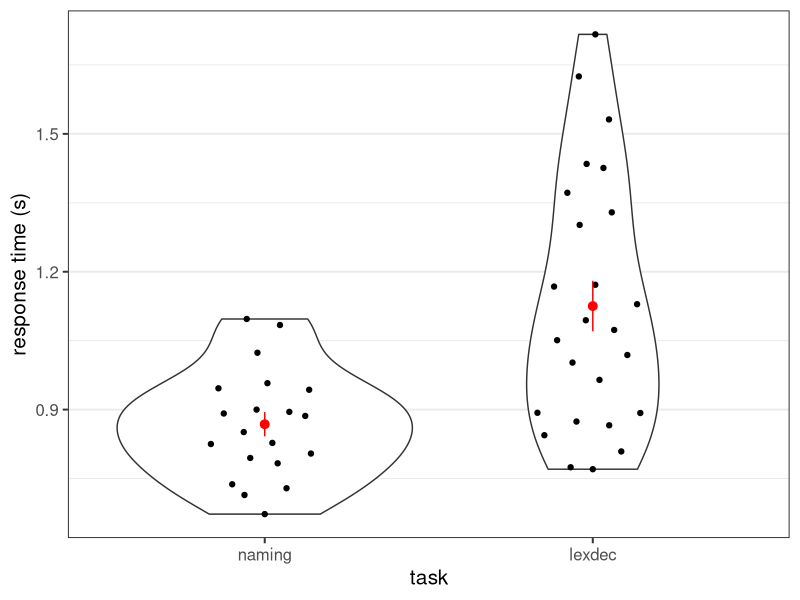

The R source for this figure: (Note: this script raises an error after producing the figure.)

library("tidyverse")
library("afex")
theme_set(theme_bw(base_size = 15) +
            theme(legend.position="bottom",
                  panel.grid.major.x = element_blank()))

options(pillar.sigfig = 2)

data("fhch2010")
fhch <- as_tibble(droplevels(fhch2010[ fhch2010$correct,])) # remove errors
str(fhch2010) # structure of the data

fhch %>%
  group_by(id, stimulus) %>%
  count()

####

ylab <- "response time (s)"

##---------------------------------------------------------------
##                        Aggregated Data                       -
##---------------------------------------------------------------

fhch %>%
  group_by(task) %>%
  summarise(m = mean(rt)) %>%
  mutate(ov_mean = mean(m)) %>%
  mutate(diff = ov_mean - m)

fhch_agg <- fhch %>%
  group_by(id, task) %>%
  summarise(rt = mean(rt))
lm1 <- lm(rt ~ task, fhch_agg)
fhch_agg$resid <- residuals(lm1)


##---------------------------------------------------------------
##                      Make Residuals Plot                     -
##---------------------------------------------------------------

##### make residuals figure

vio_width <- 0.9
point_width <- 0.2

set.seed(1234566) ## needed to ensure jitter is the same each time plot is created
p1 <- ggplot(fhch_agg, aes(x = task, y = rt)) +
  geom_violin(width = vio_width) +
  ggbeeswarm::geom_quasirandom(width = point_width) +
  stat_summary(colour = "red") +
  #coord_cartesian(ylim = c(0, 100)) +
  labs(y = ylab)
p1

set.seed(1234566)  ## needed to ensure jittered points are at same position
p1_de <- ggplot_build(p1)

lap2 <- fhch_agg %>%
  mutate(xpoint = p1_de$data[[2]]$x)

lap3 <- fhch_agg %>%
  group_by(task) %>%
  summarise(rt = mean(rt))

lap4 <- lap3 %>%
  summarise(rt = mean(rt))

lap5 <- p1_de$data[[1]] %>%
  group_by(x) %>%
  summarise(xmin = first(xmin),
            xmax = first(xmax)) %>%
  bind_cols(lap3)

lap6 <- p1_de$data[[2]] %>%
  group_by(group) %>%
  mutate(rt = mean(y)) %>%
  as_tibble() %>%
  select(-size, - fill, -alpha, - stroke)

lap7 <- cbind(lap3, mean_rt = lap4$rt, xxx = c(1.4, 1.6))

set.seed(1234566)
p2 <- ggplot(fhch_agg, aes(x = task, y = rt)) +
  geom_violin(width = vio_width) +
  geom_segment(data = lap6,
               mapping = aes(x = x, xend = x, y = rt, yend = y),
               colour = "grey") +
  ggbeeswarm::geom_quasirandom(width = point_width) +
  geom_hline(yintercept = lap4$rt, linetype = 3, colour = "blue") +
  geom_segment(data = lap5, mapping = aes(x = xmin, xend = xmax,
                                          y = rt, yend = rt),
               colour = "red", linetype = 2) +
  geom_segment(data = lap7, mapping = aes(x = xxx, xend = xxx,
                                          y = rt, yend = mean_rt ),
               colour = "red", linetype = 1) +
  stat_summary(colour = "red") +
  labs(y = ylab)
p2

cowplot::plot_grid(p1, p2)
ggsave("simple-residuals.pdf", device = "pdf",
       width = 19, height = 8, units = "cm")


##----------------------------------------------------------------
##                        individual plots                       -
##----------------------------------------------------------------

fhch_indiv <- fhch %>%
  filter(id %in% c("L1", "L5")) %>%
  droplevels()

fhch_indiv %>%
  ggplot(aes(x = id, y = rt)) +
  geom_violin(width = vio_width) +
  ggbeeswarm::geom_quasirandom(width = point_width) +
  #stat_summary(colour = "red") +
  #coord_cartesian(ylim = c(0, 100)) +
  labs(y = ylab)



##---------------------------------------------------------------
##                            table                             -
##---------------------------------------------------------------



fhch_agg %>%
  print(n = Inf)

p0_a <- fhch_agg %>%
  filter(id %in% c(paste0("N", 1:7)))
p0_b <- fhch_agg %>%
  filter(id %in% c(paste0("L", 1:6)))

fhch2 <- fhch %>%
  select(id, task, rt)
lm2 <- lm(rt ~ task, fhch2)
fhch2$resid_lm <- residuals(lm2)
mm2 <- mixed(rt ~ task + (1|id), fhch2, method = "S")
fhch2$resid_lmm <- residuals(mm2$full_model)


p1 <- fhch2 %>%
  group_by(id) %>%
  mutate(trial = seq_len(n())) %>%
  filter(id %in% c("L1")) %>%
  filter((rt < 0.8 & trial < 4) | (rt > 0.8 & trial < 40)) %>%
  select(-trial) %>%
  slice(1:2, 6, 14, 15)
p2 <- fhch2 %>%
  group_by(id) %>%
  mutate(trial = seq_len(n())) %>%
  filter(id %in% c("L5")) %>%
  slice(c(7, 35, 50, 49, 126)) %>%
  select(-trial)

out <- bind_cols(bind_rows(p0_a, tibble(id = NA), p0_b),
                 NA,
                 bind_rows(p1, tibble(id = NA), p2))

print(xtable::xtable(out, digits = 1), include.rownames = FALSE)


fhch_agg2 <- rownames_to_column(ranef(mm2$full_model)$id, var = "id") %>%
  rename(ri = "(Intercept)") %>%
  right_join(fhch_agg) %>%
  as_tibble()

fhch_agg2 %>%
  select(-rt) %>%
  pivot_longer(cols = c(ri, resid)) %>%
  mutate(estimate = factor(name, levels = c("ri", "resid"),
                           labels = c("RI", "Observed"))) %>%
  ggplot(aes(x = value, y = estimate)) +
  geom_point() +
  geom_line(aes(group = id))


##----------------------------------------------------------------
##                        Include Stimulus                       -
##----------------------------------------------------------------

fhch %>%
  group_by(task, stimulus) %>%
  summarise(m = mean(rt)) %>%
  ungroup() %>%
  mutate(ov_mean = mean(m)) %>%
  mutate(diff = ov_mean - m)

fhch %>%
  filter(stimulus == "nonword") %>%
  droplevels() %>%
  {levels(.$item)}

fhch %>%
  filter(stimulus == "word") %>%
  droplevels() %>%
  {levels(.$item)}

##


fhch3 <- fhch %>%
  select(id, task, stimulus, item, rt)
mm3 <- mixed(rt ~ task*stimulus + (stimulus|id), fhch3, method = "S")
mm3
mm4 <- mixed(rt ~ task*stimulus + (stimulus|id) + (task|item), fhch3, method = "S")
mm4

fhch3$resid_lmm1 <- residuals(mm3$full_model)
fhch3$resid_lmm2 <- residuals(mm4$full_model)
summary(mm3)
summary(mm4)

p1 <- fhch3 %>%
  group_by(id) %>%
  mutate(trial = seq_len(n())) %>%
  filter(id %in% c("L1")) %>%
  filter((rt < 0.8 & trial < 4) | (rt > 0.8 & trial < 40)) %>%
  select(-trial) %>%
  slice(1:2, 6, 14, 15)
p2 <- fhch3 %>%
  group_by(id) %>%
  mutate(trial = seq_len(n())) %>%
  filter(id %in% c("L5")) %>%
  slice(c(7, 35, 50, 49, 126)) %>%
  select(-trial)

# fhch3 %>%
#   group_by(id) %>%
#   mutate(trial = seq_len(n())) %>%
#   filter(id %in% c("L5")) %>%
#   View()
## tidyverse rocks!

out <- bind_rows(p1, tibble(id = NA), p2)

print(xtable::xtable(out, digits = 1), include.rownames = FALSE)

fhch3_eff <- fhch3 %>%
  group_by(task, stimulus, id) %>%
  summarise(rt = mean(rt)) %>%
  group_by(id) %>%
  summarise(
    mean = mean(rt),
    effect = rt[1] - rt[2]
  )

cor.test(fhch3_eff$mean, fhch3_eff$effect)
fhch3_eff %>%
  summarise(
    cor(mean,effect)
  )

fhch3_eff2 <- left_join(
  fhch3_eff,
  rownames_to_column(ranef(mm3$full_model)$id, var = "id")
) %>%
  mutate(
    inter_emp = mean - mean(mean),
    effect_emp = effect - mean(effect)
  ) %>%
  rename(
    inter_est = "(Intercept)",
    effect_est = stimulus1
  ) %>%
  select(-mean, -effect)


fhch3_eff2 %>%
  pivot_longer(-id, names_to = c("effect", "measure"), names_sep = "_") %>%
  #pivot_wider(names_from = effect, values_from = value) %>%
  mutate(estimate = factor(measure, levels = c("est", "emp"),
                           labels = c("random", "observed"))) %>%
  ggplot(aes(x = value, y = estimate)) +
  geom_point() +
  geom_line(aes(group = id)) +
  facet_wrap(vars(effect), scales = "free_x")


### F-table --
print_f <- function(f, df1, df2){
  sprintf("F(%2$s, %3$.1f) = %1$.2f", f, df1, df2)
}

table_terms  <- c("task", "stimulus", "task:stimulus")
table_models <- list(mm2, mm3, mm4)

F_table <- do.call(cbind, lapply(table_models, function(m){
  col <- NULL
  for(term in table_terms){
    if(term %in% row.names(m$anova_table)){
      col <- c(col, print_f(m$anova_table[term, "F"], m$anova_table[term, "num Df"], m$anova_table[term, "den Df"]))
    }else{
      col <- c(col, "")
    }
  }
  return(data.frame(m = col))
}))
rownames(F_table) <- table_terms
xtable::xtable(F_table)

mm3$anova_table["task", "F"]

####

mm <- mixed(rt ~ task*stimulus*length + (stimulus*length|id), fhch, method = "S")
mm

mm2 <- mixed(rt ~ task*stimulus*length + (stimulus*length||id), fhch, method = "S", expand_re = TRUE)
mm2

mm3 <- mixed(rt ~ task*stimulus*length + (stimulus+length||id), fhch, method = "S", expand_re = TRUE)
mm3

summary(mm3)

mm4 <- mixed(rt ~ task*stimulus*length + (stimulus||id), fhch, method = "S", expand_re = TRUE)
mm4
